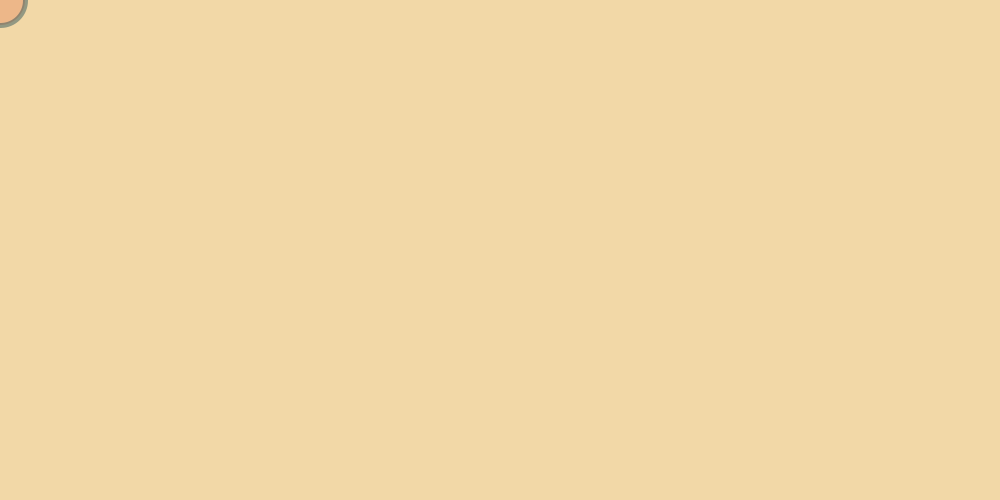
Frame 1 (no input)
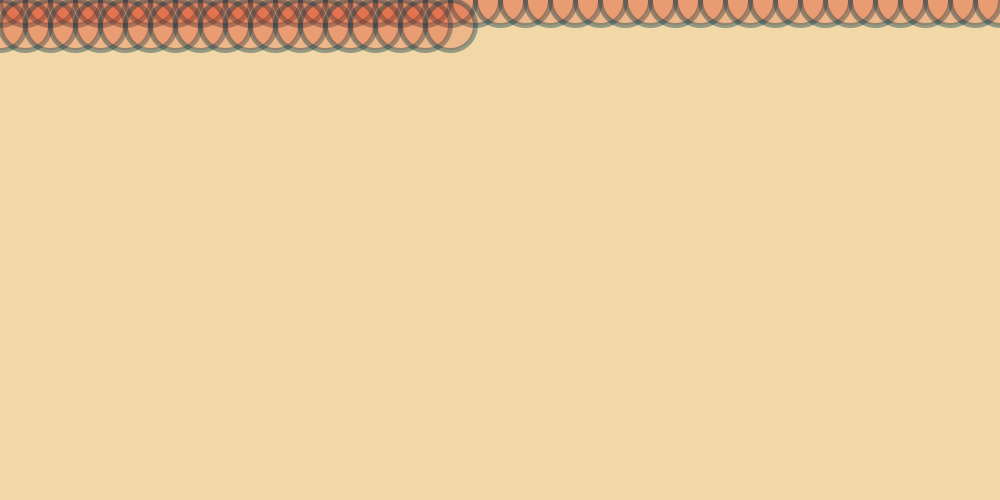
Frame 60 (the mouse pressed at the canvas centre just before this capture)
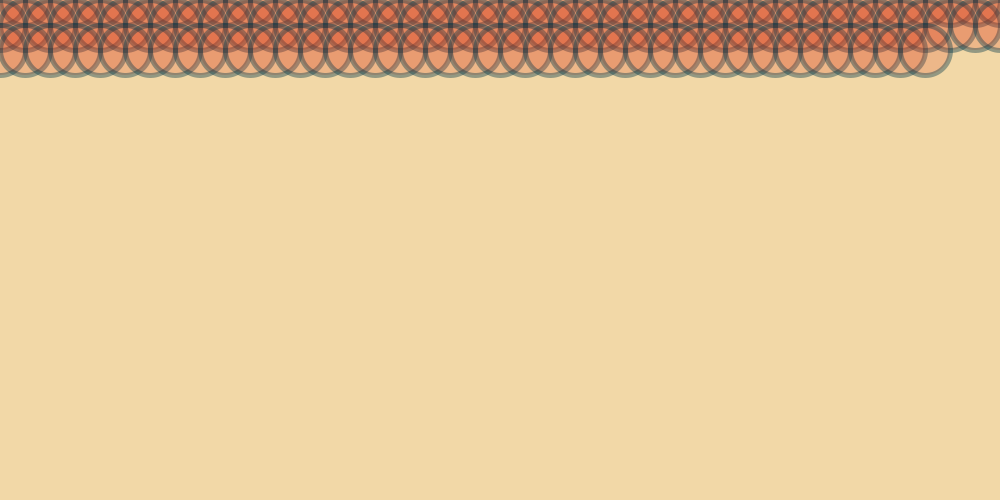
Frame 120 (the mouse held since frame 60 and released just before this capture)

The Processing sketch that drew these frames (run headless with seeded random() and noise(); from frame 60 on, the mouse is pressed at the canvas centre):

// Processing sketch: processing_32043
// ── processing_32043.pde

int a = 0;
int b = 0;
int c = 50;

void setup(){
  size(1000,500);
  background(242,216,167);
  strokeWeight(5);
  stroke(0,54,71,100);
  smooth();
  
}

void draw (){
  fill(212,46,13,50);
  ellipse(a,b,c,c);
  
  a = a + 25;
  
  if(a>1000){
    a = 0;
    b = b + 25;}
  
}
